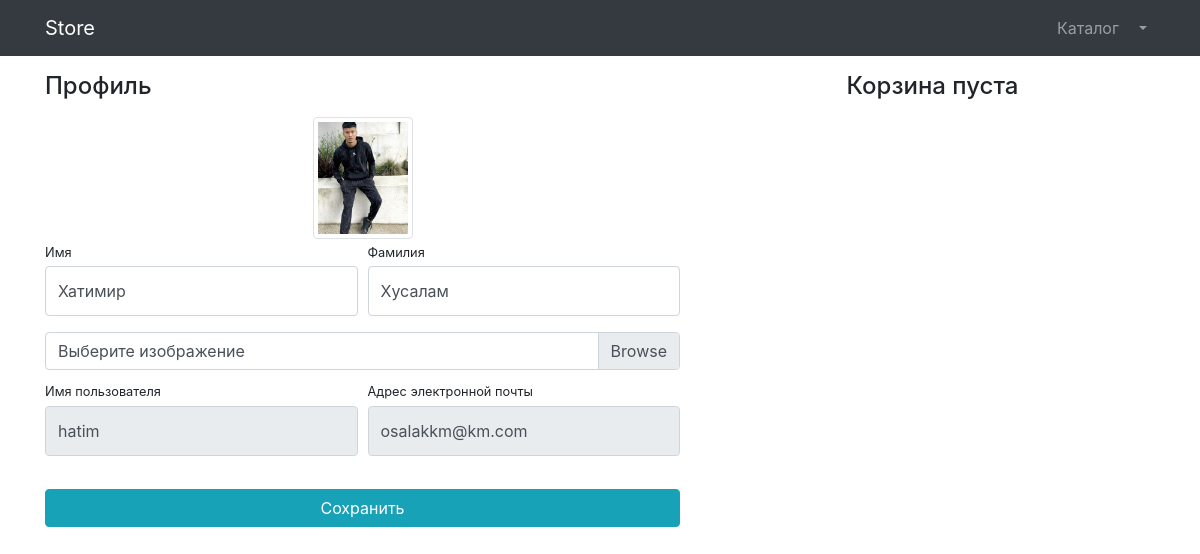
Before: /users/profile/2 (signed in) with the older database file.
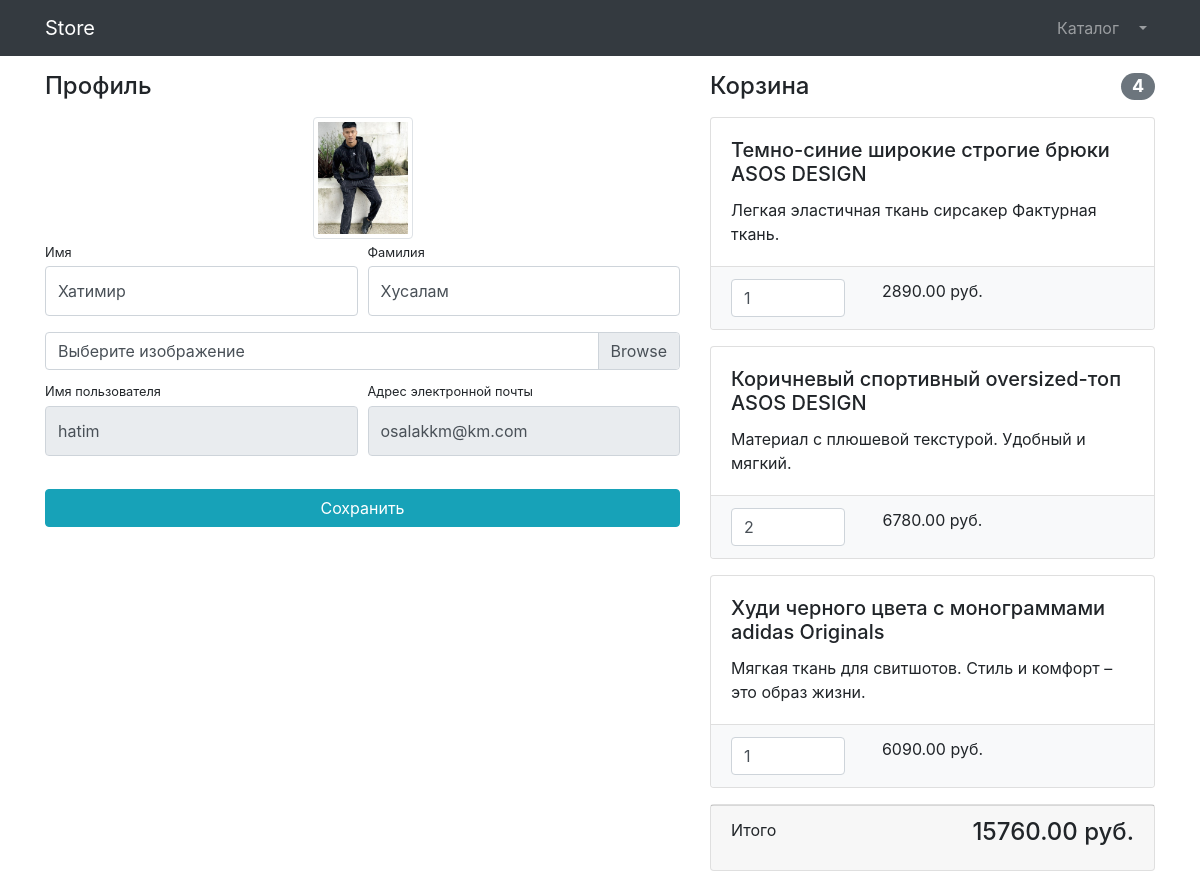
After: the same page with the newer database file.
### users/models.py (models this page shows)
class User(AbstractUser):
    image = models.ImageField(upload_to='users_images', blank=True, null=True)

### products/models.py (models this page shows, shortened)
class Basket(models.Model):
    user = models.ForeignKey(to=User, on_delete=models.CASCADE)
    product = models.ForeignKey(to=Product, on_delete=models.CASCADE)
    quantity = models.PositiveSmallIntegerField(default=0)
    created_timestamp = models.DateTimeField(auto_now_add=True)
    objects = BasketQuerySet.as_manager()
    def sum(self):
        return self.product.price * self.quantity

class Product(models.Model):
    name = models.CharField(max_length=256)
    description = models.TextField()
    price = models.DecimalField(max_digits=8, decimal_places=2)
    quantity = models.PositiveIntegerField(default=0)
    image = models.ImageField(upload_to='products_images')
    category = models.ForeignKey(to=ProductCategory, on_delete=models.PROTECT)
    class Meta:
        verbose_name = 'Продукт'
        verbose_name_plural = 'Продукты'

### users/views.py (the view, shortened to what this page needs)
# urls.py: path('profile/<int:pk>', login_required(UserProfileView.as_view()), name='profile'),
class UserProfileView(UpdateView):
    model = User
    form_class = UserProfileForm
    template_name = 'users/profile.html'
    def get_context_data(self, **kwargs):
        context = super(UserProfileView, self).get_context_data()
        context['title'] = 'Store - Личный кабинет'
        context['baskets'] = Basket.objects.filter(user=self.object)
        return context

### users/forms.py
class UserProfileForm(UserChangeForm):
    first_name = forms.CharField(widget=forms.TextInput(attrs={'class': 'form-control py-4'}))
    last_name = forms.CharField(widget=forms.TextInput(attrs={'class': 'form-control py-4'}))
    image = forms.ImageField(widget=forms.FileInput(attrs={'class': 'custom-file-input'}), required=False)
    username = forms.CharField(widget=forms.TextInput(attrs={'class': 'form-control py-4', 'readonly': True}))
    email = forms.CharField(widget=forms.TextInput(attrs={'class': 'form-control py-4', 'readonly': True}))
    class Meta:
        model = User
        fields = ('first_name', 'last_name', 'image', 'username', 'email')

### products/models.py (called while the page is built)
    def total_sum(self):
        return sum(basket.sum() for basket in self)

    def total_quantity(self):
        return sum(basket.quantity for basket in self)

### users/templates/users/profile.html (shortened to what this page needs)
{% extends 'products/base.html' %}
{% load static %}
{% block css %}
    <link href="{% static 'vendor/css/profile.css' %}" rel="stylesheet">
{% endblock %}
{% block content %}
    <div class="container">
        <div class="row">
            <div class="col-lg-7">
                <h4 class="mt-3 mb-3">Профиль</h4>
                <div class="col-lg-12 text-center">
                    <img width="100" height="100"
                         src="{% if user.image %} {{ user.image.url }} {% else %} {% static 'vendor/img/users/default_avatar.jpg' %} {% endif %}"
                         class="img-thumbnail">
                </div>
                <form action="{% url 'users:profile' user.id %}" method="post" enctype="multipart/form-data">
                    <div class="form-row">
                        <div class="col-lg-6">
                            <div class="form-group">
                                <label class="small mb-1" for="{{ form.first_name.id_for_label }}">Имя</label>
                                {{ form.first_name }}
                            </div>
                        </div>
                        <div class="col-lg-6">
                            <div class="form-group">
                                <label class="small mb-1" for="{{ form.last_name.id_for_label }}">Фамилия</label>
                                {{ form.last_name }}
                            </div>
                        </div>
                    </div>
                    <div class="form-row mb-2">
                        <div class="col-lg-12">
                            <div class="custom-file">
                                <label class="custom-file-label" for="{{ form.image.id_for_label }}">
                                    Выберите изображение
                                </label>
                            </div>
                        </div>
                    </div>
                    <div class="form-row">
                        <div class="col-lg-6">
                            <label class="small mb-1" for="{{ form.username.id_for_label }}">Имя пользователя</label>
                            {{ form.username }}
                        </div>
                        <div class="col-lg-6">
                            <label class="small mb-1" for="{{ form.email.id_for_label }}">
                                Адрес электронной почты
                            </label>
                            {{ form.email }}
                        </div>
                    </div>
                    <div class="form-row">
                        <div class="col-lg-12" style="margin-top: 33px;">
                            <input class="btn btn-info btn-block" type="submit" value="Сохранить">
                        </div>
                    </div>
                </form>
            </div>
            <div class="col-lg-5">
                {% include 'products/baskets.html' %}
            </div>
        </div>
    </div>
{% endblock %}

### products/templates/products/base.html (shortened to what this page needs)
<!DOCTYPE html>
<html lang="en">
<head>
    <link href="/static/vendor/bootstrap/css/bootstrap.min.css" rel="stylesheet">
    {% block css %}
    {% endblock %}
</head>
<body>
<nav class="navbar navbar-expand-lg navbar-dark bg-dark fixed-top">
    <div class="container">
        <a class="navbar-brand" href="{% url 'index' %}">Store</a>
        <div class="collapse navbar-collapse" id="navbarResponsive">
            <ul class="navbar-nav ml-auto">
                <li class="nav-item">
                    <a class="nav-link" href="{% url 'products:index' %}">Каталог
                    </a>
                </li>
                {% if user.is_authenticated %}
                    <li class="nav-item dropdown">
                        <a class="nav-link dropdown-toggle" href="#" id="navbarDropdown" role="button"
                           data-bs-toggle="dropdown" aria-expanded="false">
                        </a>
                    </li>
                {% else %}
                    <li class="nav-item">
                        <a class="nav-link" href="{% url 'users:login' %}">Войти <i class="fas fa-sign-in-alt"></i></a>
                    </li>
                {% endif %}
            </ul>
        </div>
    </div>
</nav>
{% block content %}
{% endblock %}
</body>
</html>

### products/templates/products/baskets.html (shortened to what this page needs)
{% if baskets %}
    <h4 class="mt-3 mb-3 d-flex justify-content-between align-items-center mb-3">
        Корзина <span class="badge badge-secondary badge-pill">{{ baskets.total_quantity }}</span>
    </h4>
    {% for basket in baskets %}
        <div class="card mb-3">
            <div class="card-body">
                <h5 class="card-title">{{ basket.product.name }}</h5>
                <p class="card-text">{{ basket.product.description }}</p>
            </div>
            <ul class="list-group list-group-flush">
                <li class="list-group-item bg-light">
                    <div class="row text-center">
                        <div class="col-lg-4">
                            <input name="basketID" type="number" class="form-control"
                                   value="{{ basket.quantity }}" min="0">
                        </div>
                        <div class="col-lg-4">{{ basket.sum }} руб.</div>
                        <div class="col-lg-4">
                        </div>
                    </div>
                </li>
            </ul>
        </div>
    {% endfor %}
    <div class="card mb-3">
        <div class="card-footer">
            <p class="float-left">Итого</p>
            <h4 class="float-right">{{ baskets.total_sum }} руб.</h4>
        </div>
    </div>
{% else %}
    <h4 class="mt-3 mb-3 text-center">
        Корзина пуста
    </h4>
{% endif %}

Changed rows visible on the page:
added Basket: total_quantity "4", product.name "Темно-синие широкие строгие брюки ASOS DESIGN", product.description "Легкая эластичная ткань сирсакер Фактурная ткань.", basketID "1", sum "2890.00", total_sum "15760.00"
added Basket: product.name "Коричневый спортивный oversized-топ ASOS DESIGN", product.description "Материал с плюшевой текстурой. Удобный и мягкий.", basketID "2", sum "6780.00"
added Basket: product.name "Худи черного цвета с монограммами adidas Originals", product.description "Мягкая ткань для свитшотов. Стиль и комфорт – это образ жизни.", basketID "1", sum "6090.00"
Other visible differences:
text no longer shown: "Корзина пуста"
text now shown: "Корзина Итого руб."
